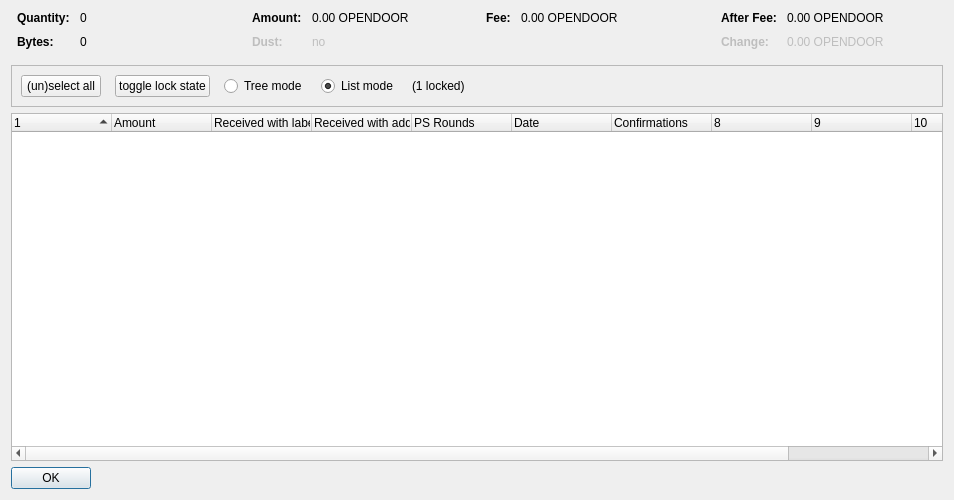
<?xml version="1.0" encoding="UTF-8"?>
<ui version="4.0">
 <class>CoinControlDialog</class>
 <widget class="QDialog" name="CoinControlDialog">
  <property name="geometry">
   <rect>
    <x>0</x>
    <y>0</y>
    <width>954</width>
    <height>500</height>
   </rect>
  </property>
  <property name="windowTitle">
   <string>Coin Selection</string>
  </property>
  <layout class="QVBoxLayout" name="verticalLayout">
   <item>
    <layout class="QHBoxLayout" name="horizontalLayoutTop" stretch="0,0,0,0">
     <property name="topMargin">
      <number>0</number>
     </property>
     <property name="bottomMargin">
      <number>10</number>
     </property>
     <item>
      <layout class="QFormLayout" name="formLayoutCoinControl1">
       <property name="horizontalSpacing">
        <number>10</number>
       </property>
       <property name="verticalSpacing">
        <number>10</number>
       </property>
       <property name="leftMargin">
        <number>6</number>
       </property>
       <property name="rightMargin">
        <number>6</number>
       </property>
       <item row="0" column="0">
        <widget class="QLabel" name="labelCoinControlQuantityText">
         <property name="font">
          <font>
           <weight>75</weight>
           <bold>true</bold>
          </font>
         </property>
         <property name="text">
          <string>Quantity:</string>
         </property>
        </widget>
       </item>
       <item row="0" column="1">
        <widget class="QLabel" name="labelCoinControlQuantity">
         <property name="cursor">
          <cursorShape>IBeamCursor</cursorShape>
         </property>
         <property name="contextMenuPolicy">
          <enum>Qt::ActionsContextMenu</enum>
         </property>
         <property name="text">
          <string notr="true">0</string>
         </property>
         <property name="textInteractionFlags">
          <set>Qt::LinksAccessibleByMouse|Qt::TextSelectableByKeyboard|Qt::TextSelectableByMouse</set>
         </property>
        </widget>
       </item>
       <item row="1" column="0">
        <widget class="QLabel" name="labelCoinControlBytesText">
         <property name="font">
          <font>
           <weight>75</weight>
           <bold>true</bold>
          </font>
         </property>
         <property name="text">
          <string>Bytes:</string>
         </property>
        </widget>
       </item>
       <item row="1" column="1">
        <widget class="QLabel" name="labelCoinControlBytes">
         <property name="cursor">
          <cursorShape>IBeamCursor</cursorShape>
         </property>
         <property name="contextMenuPolicy">
          <enum>Qt::ActionsContextMenu</enum>
         </property>
         <property name="text">
          <string notr="true">0</string>
         </property>
         <property name="textInteractionFlags">
          <set>Qt::LinksAccessibleByMouse|Qt::TextSelectableByKeyboard|Qt::TextSelectableByMouse</set>
         </property>
        </widget>
       </item>
      </layout>
     </item>
     <item>
      <layout class="QFormLayout" name="formLayoutCoinControl2">
       <property name="horizontalSpacing">
        <number>10</number>
       </property>
       <property name="verticalSpacing">
        <number>10</number>
       </property>
       <property name="leftMargin">
        <number>6</number>
       </property>
       <property name="rightMargin">
        <number>6</number>
       </property>
       <item row="0" column="0">
        <widget class="QLabel" name="labelCoinControlAmountText">
         <property name="font">
          <font>
           <weight>75</weight>
           <bold>true</bold>
          </font>
         </property>
         <property name="text">
          <string>Amount:</string>
         </property>
        </widget>
       </item>
       <item row="0" column="1">
        <widget class="QLabel" name="labelCoinControlAmount">
         <property name="cursor">
          <cursorShape>IBeamCursor</cursorShape>
         </property>
         <property name="contextMenuPolicy">
          <enum>Qt::ActionsContextMenu</enum>
         </property>
         <property name="text">
          <string notr="true">0.00 OPENDOOR</string>
         </property>
         <property name="textInteractionFlags">
          <set>Qt::LinksAccessibleByMouse|Qt::TextSelectableByKeyboard|Qt::TextSelectableByMouse</set>
         </property>
        </widget>
       </item>
       <item row="1" column="0">
        <widget class="QLabel" name="labelCoinControlLowOutputText">
         <property name="enabled">
          <bool>false</bool>
         </property>
         <property name="font">
          <font>
           <weight>75</weight>
           <bold>true</bold>
          </font>
         </property>
         <property name="text">
          <string>Dust:</string>
         </property>
        </widget>
       </item>
       <item row="1" column="1">
        <widget class="QLabel" name="labelCoinControlLowOutput">
         <property name="enabled">
          <bool>false</bool>
         </property>
         <property name="cursor">
          <cursorShape>IBeamCursor</cursorShape>
         </property>
         <property name="contextMenuPolicy">
          <enum>Qt::ActionsContextMenu</enum>
         </property>
         <property name="text">
          <string notr="true">no</string>
         </property>
         <property name="textInteractionFlags">
          <set>Qt::LinksAccessibleByMouse|Qt::TextSelectableByKeyboard|Qt::TextSelectableByMouse</set>
         </property>
        </widget>
       </item>
      </layout>
     </item>
     <item>
      <layout class="QFormLayout" name="formLayoutCoinControl3">
       <property name="horizontalSpacing">
        <number>10</number>
       </property>
       <property name="verticalSpacing">
        <number>10</number>
       </property>
       <property name="leftMargin">
        <number>6</number>
       </property>
       <property name="rightMargin">
        <number>6</number>
       </property>
       <item row="0" column="0">
        <widget class="QLabel" name="labelCoinControlFeeText">
         <property name="font">
          <font>
           <weight>75</weight>
           <bold>true</bold>
          </font>
         </property>
         <property name="text">
          <string>Fee:</string>
         </property>
        </widget>
       </item>
       <item row="0" column="1">
        <widget class="QLabel" name="labelCoinControlFee">
         <property name="cursor">
          <cursorShape>IBeamCursor</cursorShape>
         </property>
         <property name="contextMenuPolicy">
          <enum>Qt::ActionsContextMenu</enum>
         </property>
         <property name="text">
          <string notr="true">0.00 OPENDOOR</string>
         </property>
         <property name="textInteractionFlags">
          <set>Qt::LinksAccessibleByMouse|Qt::TextSelectableByKeyboard|Qt::TextSelectableByMouse</set>
         </property>
        </widget>
       </item>
      </layout>
     </item>
     <item>
      <layout class="QFormLayout" name="formLayoutCoinControl4">
       <property name="horizontalSpacing">
        <number>10</number>
       </property>
       <property name="verticalSpacing">
        <number>10</number>
       </property>
       <property name="leftMargin">
        <number>6</number>
       </property>
       <property name="rightMargin">
        <number>6</number>
       </property>
       <item row="0" column="0">
        <widget class="QLabel" name="labelCoinControlAfterFeeText">
         <property name="font">
          <font>
           <weight>75</weight>
           <bold>true</bold>
          </font>
         </property>
         <property name="text">
          <string>After Fee:</string>
         </property>
        </widget>
       </item>
       <item row="0" column="1">
        <widget class="QLabel" name="labelCoinControlAfterFee">
         <property name="cursor">
          <cursorShape>IBeamCursor</cursorShape>
         </property>
         <property name="contextMenuPolicy">
          <enum>Qt::ActionsContextMenu</enum>
         </property>
         <property name="text">
          <string notr="true">0.00 OPENDOOR</string>
         </property>
         <property name="textInteractionFlags">
          <set>Qt::LinksAccessibleByMouse|Qt::TextSelectableByKeyboard|Qt::TextSelectableByMouse</set>
         </property>
        </widget>
       </item>
       <item row="1" column="0">
        <widget class="QLabel" name="labelCoinControlChangeText">
         <property name="enabled">
          <bool>false</bool>
         </property>
         <property name="font">
          <font>
           <weight>75</weight>
           <bold>true</bold>
          </font>
         </property>
         <property name="text">
          <string>Change:</string>
         </property>
        </widget>
       </item>
       <item row="1" column="1">
        <widget class="QLabel" name="labelCoinControlChange">
         <property name="enabled">
          <bool>false</bool>
         </property>
         <property name="cursor">
          <cursorShape>IBeamCursor</cursorShape>
         </property>
         <property name="contextMenuPolicy">
          <enum>Qt::ActionsContextMenu</enum>
         </property>
         <property name="text">
          <string notr="true">0.00 OPENDOOR</string>
         </property>
         <property name="textInteractionFlags">
          <set>Qt::LinksAccessibleByMouse|Qt::TextSelectableByKeyboard|Qt::TextSelectableByMouse</set>
         </property>
        </widget>
       </item>
      </layout>
     </item>
    </layout>
   </item>
   <item>
    <widget class="QFrame" name="frame">
     <property name="minimumSize">
      <size>
       <width>0</width>
       <height>40</height>
      </size>
     </property>
     <property name="frameShape">
      <enum>QFrame::StyledPanel</enum>
     </property>
     <property name="frameShadow">
      <enum>QFrame::Sunken</enum>
     </property>
     <layout class="QHBoxLayout" name="horizontalLayout">
      <item>
       <layout class="QHBoxLayout" name="horizontalLayoutPanel" stretch="0,0,0,0,0,0">
        <property name="spacing">
         <number>14</number>
        </property>
        <item>
         <widget class="QPushButton" name="pushButtonSelectAll">
          <property name="sizePolicy">
           <sizepolicy hsizetype="Maximum" vsizetype="Fixed">
            <horstretch>0</horstretch>
            <verstretch>0</verstretch>
           </sizepolicy>
          </property>
          <property name="text">
           <string>(un)select all</string>
          </property>
          <property name="autoDefault">
           <bool>false</bool>
          </property>
         </widget>
        </item>
        <item>
         <widget class="QPushButton" name="pushButtonToggleLock">
          <property name="sizePolicy">
           <sizepolicy hsizetype="Maximum" vsizetype="Fixed">
            <horstretch>0</horstretch>
            <verstretch>0</verstretch>
           </sizepolicy>
          </property>
          <property name="text">
           <string>toggle lock state</string>
          </property>
          <property name="autoDefault">
           <bool>false</bool>
          </property>
         </widget>
        </item>
        <item>
         <widget class="QRadioButton" name="radioTreeMode">
          <property name="sizePolicy">
           <sizepolicy hsizetype="Maximum" vsizetype="Fixed">
            <horstretch>0</horstretch>
            <verstretch>0</verstretch>
           </sizepolicy>
          </property>
          <property name="text">
           <string>Tree mode</string>
          </property>
         </widget>
        </item>
        <item>
         <widget class="QRadioButton" name="radioListMode">
          <property name="sizePolicy">
           <sizepolicy hsizetype="Maximum" vsizetype="Fixed">
            <horstretch>0</horstretch>
            <verstretch>0</verstretch>
           </sizepolicy>
          </property>
          <property name="text">
           <string>List mode</string>
          </property>
          <property name="checked">
           <bool>true</bool>
          </property>
         </widget>
        </item>
        <item>
         <widget class="QLabel" name="labelLocked">
          <property name="text">
           <string>(1 locked)</string>
          </property>
         </widget>
        </item>
        <item>
         <spacer name="horizontalSpacer">
          <property name="orientation">
           <enum>Qt::Horizontal</enum>
          </property>
          <property name="sizeHint" stdset="0">
           <size>
            <width>40</width>
            <height>20</height>
           </size>
          </property>
         </spacer>
        </item>
       </layout>
      </item>
     </layout>
    </widget>
   </item>
   <item>
    <widget class="CoinControlTreeWidget" name="treeWidget">
     <property name="contextMenuPolicy">
      <enum>Qt::CustomContextMenu</enum>
     </property>
     <property name="sortingEnabled">
      <bool>false</bool>
     </property>
     <property name="columnCount">
      <number>11</number>
     </property>
     <attribute name="headerShowSortIndicator" stdset="0">
      <bool>true</bool>
     </attribute>
     <attribute name="headerStretchLastSection">
      <bool>false</bool>
     </attribute>
     <column>
      <property name="text">
       <string/>
      </property>
     </column>
     <column>
      <property name="text">
       <string>Amount</string>
      </property>
     </column>
     <column>
      <property name="text">
       <string>Received with label</string>
      </property>
     </column>
     <column>
      <property name="text">
       <string>Received with address</string>
      </property>
     </column>
     <column>
      <property name="text">
       <string>PS Rounds</string>
      </property>
     </column>
     <column>
      <property name="text">
       <string>Date</string>
      </property>
     </column>
     <column>
      <property name="text">
       <string>Confirmations</string>
      </property>
      <property name="toolTip">
       <string>Confirmed</string>
      </property>
     </column>
     <column>
      <property name="text">
       <string/>
      </property>
     </column>
     <column>
      <property name="text">
       <string/>
      </property>
     </column>
     <column>
      <property name="text">
       <string/>
      </property>
     </column>
     <column>
      <property name="text">
       <string/>
      </property>
     </column>
    </widget>
   </item>
   <item>
    <widget class="QDialogButtonBox" name="buttonBox">
     <property name="sizePolicy">
      <sizepolicy hsizetype="Maximum" vsizetype="Fixed">
       <horstretch>0</horstretch>
       <verstretch>0</verstretch>
      </sizepolicy>
     </property>
     <property name="orientation">
      <enum>Qt::Horizontal</enum>
     </property>
     <property name="standardButtons">
      <set>QDialogButtonBox::Ok</set>
     </property>
    </widget>
   </item>
  </layout>
 </widget>
 <customwidgets>
  <customwidget>
   <class>CoinControlTreeWidget</class>
   <extends>QTreeWidget</extends>
   <header>coincontroltreewidget.h</header>
  </customwidget>
 </customwidgets>
 <resources/>
 <connections/>
</ui>
